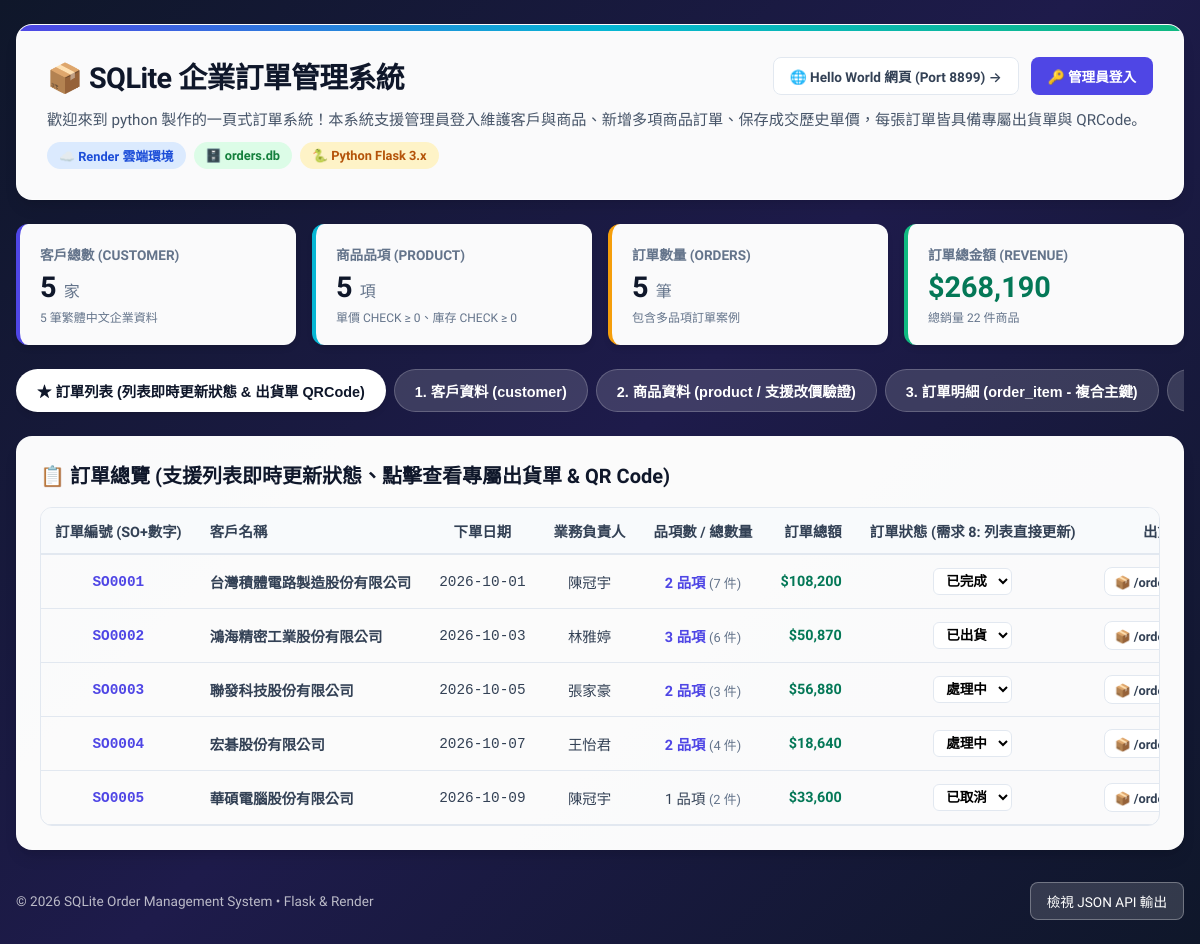
The page /orders on the database its author committed.
### tables this page shows
CREATE TABLE orders (
        order_id INTEGER PRIMARY KEY AUTOINCREMENT,
        order_code TEXT UNIQUE NOT NULL CHECK (order_code GLOB 'SO[0-9]*' AND length(order_code) >= 3),
        customer_id INTEGER NOT NULL,
        order_date TEXT NOT NULL,
        status TEXT NOT NULL DEFAULT '處理中',
        salesperson TEXT NOT NULL,
        FOREIGN KEY (customer_id) REFERENCES customer(customer_id) ON DELETE RESTRICT
    );

### app.py (the view)
@app.route("/")
@app.route("/orders")
def index():
    ensure_db()
    conn = get_connection()
    cursor = conn.cursor()
    cursor.execute("""
    SELECT customer_id, name, phone, address, created_date
    FROM customer
    ORDER BY customer_id;
    """)
    customers = [dict(r) for r in cursor.fetchall()]
    cursor.execute("""
    SELECT product_id, name, price, stock, category
    FROM product
    ORDER BY product_id;
    """)
    products = [dict(r) for r in cursor.fetchall()]
    cursor.execute("""
    SELECT o.order_id, o.order_code, o.customer_id, c.name AS customer_name, o.order_date, o.status, o.salesperson
    FROM orders o
    JOIN customer c ON o.customer_id = c.customer_id
    ORDER BY o.order_id;
    """)
    orders = [dict(r) for r in cursor.fetchall()]
    cursor.execute("""
    SELECT oi.order_id, o.order_code, oi.product_id, p.name AS product_name, oi.quantity, oi.unit_price, (oi.quantity * oi.unit_price) AS subtotal
    FROM order_item oi
    JOIN orders o ON oi.order_id = o.order_id
    JOIN product p ON oi.product_id = p.product_id
    ORDER BY oi.order_id, oi.product_id;
    """)
    order_items = [dict(r) for r in cursor.fetchall()]
    cursor.execute("""
    SELECT
        o.order_id,
        o.order_code,
        c.name AS customer_name,
        o.order_date,
        o.salesperson,
        o.status,
        COUNT(oi.product_id) AS item_count,
        COALESCE(SUM(oi.quantity), 0) AS total_quantity,
        COALESCE(SUM(oi.quantity * oi.unit_price), 0) AS total_amount
    FROM orders o
    JOIN customer c ON o.customer_id = c.customer_id
    LEFT JOIN order_item oi ON o.order_id = oi.order_id
    GROUP BY o.order_id
    ORDER BY o.order_id;
    """)
    order_summary = [dict(r) for r in cursor.fetchall()]
    total_revenue = sum(r["total_amount"] for r in order_summary) if order_summary else 0
    total_qty = sum(r["total_quantity"] for r in order_summary) if order_summary else 0
    conn.close()
    is_admin = bool(session.get("admin") and session.get("role") == "admin")
    return render_template(
        "index.html",
        customers=customers,
        products=products,
        orders=orders,
        order_items=order_items,
        order_summary=order_summary,
        total_revenue=total_revenue,
        total_qty=total_qty,
        is_admin=is_admin,
    )

### app.py (called while the page is built)
@app.after_request
def set_utf8_encoding(response):
    content_type = response.headers.get("Content-Type", "")
    if "text/html" in content_type and "charset" not in content_type:
        response.headers["Content-Type"] = "text/html; charset=utf-8"
    elif "application/json" in content_type and "charset" not in content_type:
        response.headers["Content-Type"] = "application/json; charset=utf-8"
    return response

def ensure_db():
    if not os.path.exists(DB_PATH):
        init_database(DB_PATH)

### create_db.py (called while the page is built)
def get_connection(db_path=DB_PATH):
    conn = sqlite3.connect(db_path)
    conn.row_factory = sqlite3.Row
    conn.execute("PRAGMA foreign_keys = ON;")
    return conn

### templates/index.html (shortened to what this page needs)
<!DOCTYPE html>
<html lang="zh-Hant">
<head>
</head>
<body>
    <div class="container">
        <header class="header-card">
            <div class="header-top">
                <div class="brand-title">
                    <h1>📦 SQLite 企業訂單管理系統</h1>
                </div>
                <div class="auth-bar">
                    <a href="http://127.0.0.1:8899/" target="_blank" class="btn btn-outline" title="開啟獨立的 Hello World 網頁">
                        🌐 Hello World 網頁 (Port 8899) →
                    </a>
                    {% if is_admin %}
                        <span class="pill pill-admin">👤 管理員：<strong>{{ session['admin'] }}</strong></span>
                        <a href="/admin/orders/new" class="btn btn-primary">➕ 新增訂單</a>
                        <a href="/logout" class="btn btn-outline">🚪 登出</a>
                    {% else %}
                        <a href="/login" class="btn btn-primary">🔑 管理員登入</a>
                    {% endif %}
                </div>
            </div>
            <p style="color: var(--slate-600); font-size: 0.95rem; line-height: 1.6;">
                歡迎來到 python 製作的一頁式訂單系統！本系統支援管理員登入維護客戶與商品、新增多項商品訂單、保存成交歷史單價，每張訂單皆具備專屬出貨單與 QRCode。
            </p>
            <div class="tag-cloud">
                <span class="pill pill-render">☁️ Render 雲端環境</span>
                <span class="pill pill-sqlite">🗄️ orders.db</span>
                <span class="pill pill-flask">🐍 Python Flask 3.x</span>
            </div>
        </header>
        <section class="stats-grid">
            <div class="stat-card" style="border-left-color: #4f46e5;">
                <div class="stat-label">客戶總數 (Customer)</div>
                <div class="stat-value">{{ customers|length }} <span style="font-size: 1rem; font-weight: normal; color: #64748b;">家</span></div>
                <div class="stat-sub">
                    {% if is_admin %}<a href="javascript:void(0)" onclick="openModal('modalAddCustomer')" style="color:#4f46e5; text-decoration:none; font-weight:600;">+ 新增客戶</a>{% else %}5 筆繁體中文企業資料{% endif %}
                </div>
            </div>
            <div class="stat-card" style="border-left-color: #06b6d4;">
                <div class="stat-label">商品品項 (Product)</div>
                <div class="stat-value">{{ products|length }} <span style="font-size: 1rem; font-weight: normal; color: #64748b;">項</span></div>
                <div class="stat-sub">
                    {% if is_admin %}<a href="javascript:void(0)" onclick="openModal('modalAddProduct')" style="color:#06b6d4; text-decoration:none; font-weight:600;">+ 新增商品</a>{% else %}單價 CHECK ≥ 0、庫存 CHECK ≥ 0{% endif %}
                </div>
            </div>
            <div class="stat-card" style="border-left-color: #f59e0b;">
                <div class="stat-label">訂單數量 (Orders)</div>
                <div class="stat-value">{{ orders|length }} <span style="font-size: 1rem; font-weight: normal; color: #64748b;">筆</span></div>
                <div class="stat-sub">
                    {% if is_admin %}<a href="/admin/orders/new" style="color:#b45309; text-decoration:none; font-weight:600;">+ 建立多商品訂單</a>{% else %}包含多品項訂單案例{% endif %}
                </div>
            </div>
            <div class="stat-card" style="border-left-color: #10b981;">
                <div class="stat-label">訂單總金額 (Revenue)</div>
                <div class="stat-value text-price">${{ "{:,.0f}".format(total_revenue) }}</div>
                <div class="stat-sub">總銷量 {{ total_qty }} 件商品</div>
            </div>
        </section>
        <nav class="tabs-nav" aria-label="資料表切換">
            <button class="tab-btn active" onclick="switchTab('tab-orders-list')">★ 訂單列表 (列表即時更新狀態 & 出貨單 QRCode)</button>
            <button class="tab-btn" onclick="switchTab('tab-customer')">1. 客戶資料 (customer)</button>
            <button class="tab-btn" onclick="switchTab('tab-product')">2. 商品資料 (product / 支援改價驗證)</button>
            <button class="tab-btn" onclick="switchTab('tab-items')">3. 訂單明細 (order_item - 複合主鍵)</button>
            <button class="tab-btn" onclick="switchTab('tab-rules')">🛡️ 規格與約束驗證說明</button>
        </nav>
        <div id="tab-orders-list" class="tab-content active">
            <div class="content-card">
                <div class="content-header">
                    <div class="content-title">
                        <span>📋 訂單總覽 (支援列表即時更新狀態、點擊查看專屬出貨單 & QR Code)</span>
                    </div>
                </div>
                <div class="table-responsive">
                    <table>
                        <thead>
                            <tr>
                                <th class="col-center">訂單編號 (SO+數字)</th>
                                <th>客戶名稱</th>
                                <th class="col-center">下單日期</th>
                                <th class="col-center">業務負責人</th>
                                <th class="col-center">品項數 / 總數量</th>
                                <th class="col-right">訂單總額</th>
                                <th class="col-center">訂單狀態 (需求 8: 列表直接更新)</th>
                                <th class="col-center">出貨單專屬頁面 (需求 9)</th>
                            </tr>
                        </thead>
                        <tbody>
                            {% for row in order_summary %}
                            <tr>
                                <td class="col-center text-bold text-mono" style="color:var(--primary);">{{ row.order_code }}</td>
                                <td class="text-bold">{{ row.customer_name }}</td>
                                <td class="col-center text-mono">{{ row.order_date }}</td>
                                <td class="col-center">{{ row.salesperson }}</td>
                                <td class="col-center">
                                    {% if row.item_count > 1 %}
                                        <span style="color:#4f46e5; font-weight:700;">{{ row.item_count }} 品項</span>
                                    {% else %}
                                        <span>{{ row.item_count }} 品項</span>
                                    {% endif %}
                                    <span style="color:#64748b; font-size:0.8rem;">({{ row.total_quantity }} 件)</span>
                                </td>
                                <td class="col-right text-price">${{ "{:,.0f}".format(row.total_amount) }}</td>
                                <td class="col-center">
                                    <form method="POST" action="/admin/orders/update_status/{{ row.order_id }}" style="margin:0;">
                                        <select name="status" class="status-select" onchange="this.form.submit()" title="直接切換訂單狀態">
                                            <option value="處理中" {% if row.status == '處理中' %}selected{% endif %}>處理中</option>
                                            <option value="已出貨" {% if row.status == '已出貨' %}selected{% endif %}>已出貨</option>
                                            <option value="已完成" {% if row.status == '已完成' %}selected{% endif %}>已完成</option>
                                            <option value="已取消" {% if row.status == '已取消' %}selected{% endif %}>已取消</option>
                                        </select>
                                    </form>
                                </td>
                                <td class="col-center">
                                    <a href="/order/{{ row.order_code }}" class="btn btn-outline" style="padding:4px 10px; font-size:0.8rem;">
                                        📦 /order/{{ row.order_code }} 出貨單 & QR Code
                                    </a>
                                </td>
                            </tr>
                            {% endfor %}
                        </tbody>
                    </table>
                </div>
            </div>
        </div>
        <footer class="footer-bar">
            <div>© 2026 SQLite Order Management System • Flask & Render</div>
            <a href="/api/check" target="_blank" class="btn-api">檢視 JSON API 輸出</a>
        </footer>
    </div>
</body>
</html>

### rows shown on the page
orders: order_code "SO0001", customer_name "台灣積體電路製造股份有限公司", order_date "2026-10-01", salesperson "陳冠宇", item_count "2", total_quantity "7", total_amount "108,200", status "已完成"
orders: order_code "SO0002", customer_name "鴻海精密工業股份有限公司", order_date "2026-10-03", salesperson "林雅婷", item_count "3", total_quantity "6", total_amount "50,870", status "已出貨"
orders: order_code "SO0003", customer_name "聯發科技股份有限公司", order_date "2026-10-05", salesperson "張家豪", item_count "2", total_quantity "3", total_amount "56,880", status "處理中"
orders: order_code "SO0004", customer_name "宏碁股份有限公司", order_date "2026-10-07", salesperson "王怡君", item_count "2", total_quantity "4", total_amount "18,640", status "處理中"
orders: order_code "SO0005", customer_name "華碩電腦股份有限公司", order_date "2026-10-09", salesperson "陳冠宇", item_count "1", total_quantity "2", total_amount "33,600", status "已取消"

### other values the page prints
{{ customers|length }} "5"
{{ products|length }} "5"
{{ orders|length }} "5"
{{ "{:,.0f}".format(total_revenue) }} "268,190"
{{ total_qty }} "22"
